Frame 1 (no input): blank canvas, image omitted
Frame 60 (the mouse pressed at the canvas centre just before this capture): blank canvas, image omitted
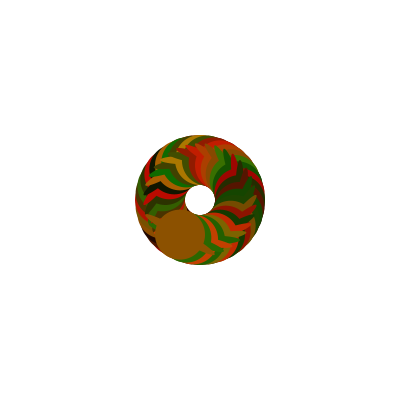
Frame 120 (the mouse held since frame 60 and released just before this capture)

The Processing sketch whose frames 1 and 60 were blank and that drew this single picture after the mouse press (run headless with seeded random() and noise(); from frame 60 on, the mouse is pressed at the canvas centre):

// Processing sketch: processing_53552
// ── processing_53552.pde

// Simone Roth - Problem Set 2 question 3 // 

void setup() {
  size(400,400);
  background(255);
  smooth();
}
void draw() {
  if (mousePressed) { 
    brush(mouseX, mouseY, frameCount*10, 10, 80);
    
  }
}

void brush(int x, int y, float rotate, float radius, float thickness) {     
  noStroke();
  translate(x, y);
  rotate(radians(rotate));
  fill(random (200), random (128), 0 );
  ellipse(thickness/2,0, radius, thickness);
  ellipse(thickness/2,0, 50, 50);
  
}
